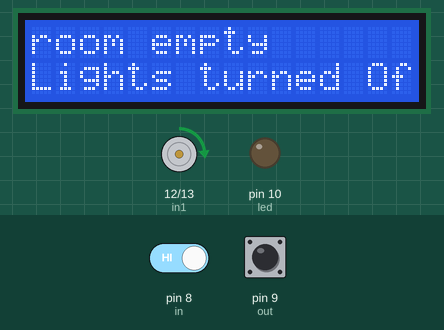
Simulated run of this sketch. Board: Arduino Uno, built with avr-gcc and run on an emulated ATmega328P. Parts: 16×2 character LCD, motor-driver pin pairs drawn as motors (green arrow = first pin HIGH = forward, orange = second pin HIGH = backward, longer = more drive, scaled by the enable pin), output pins drawn as LEDs (lit = HIGH). The inputs (shaded band) are chosen by the test bench; at power-on: pin 8 (in) HIGH, pin 9 (out) HIGH.

Above: at 3.2 s.
3.3 s: pin 8 (in) driven LOW
At 4.0 s:
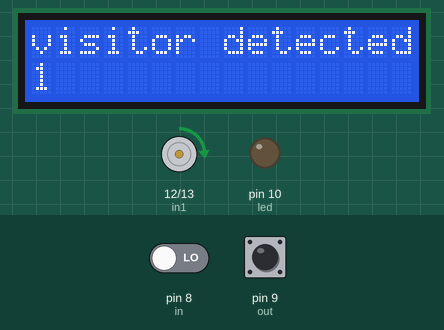
At 5.3 s:
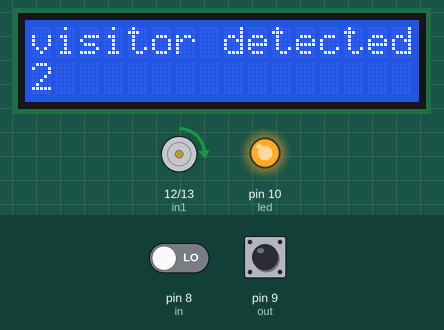
Timing chart, 0 to 6.8 s (numbered marks = the images above; inputs shaded):
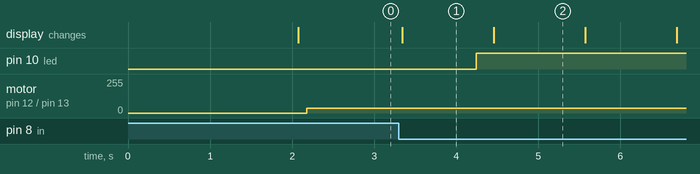

The sketch:

visitor_counter.ino
```cpp
#include<LiquidCrystal.h>
LiquidCrystal lcd(2,3,4,5,6,7);

#define in 8
#define out 9
#define led 10
int in1=12;
int in2=13;
int en_A=11;
int count=0;

void setup()
{

  lcd.begin(16,2);
  lcd.print("COUNT");
  delay(2000);
  pinMode(in, INPUT);
  pinMode(out, INPUT);
  pinMode(led, OUTPUT);
  lcd.clear();
  lcd.print("visitor deteced:");
  lcd.setCursor(0,1);
  lcd.print(count);
   pinMode(12,OUTPUT);
   pinMode(13,OUTPUT);
   pinMode(11,OUTPUT);
}

void loop()
{

  int in_value = digitalRead(in);
  int out_value = digitalRead(out);
  if(in_value == LOW)
  {
    count++;
    lcd.clear();
    lcd.print("visitor detected:");
    lcd.setCursor(0,1);
    lcd.print(count);
    delay(900);
  }

  if(out_value == LOW)
  {
    count--;
    lcd.clear();
    lcd.print("visitor detected:");
    lcd.setCursor(0,1);
    lcd.print(count);
    delay(900);
  }

  if(count==0)
  {
    lcd.clear();
    digitalWrite(led, LOW);
    lcd.clear();
    lcd.print("room empty");
    lcd.setCursor(0,1);
    lcd.print("Lights turned Off");
    delay(100);
  }

  else
  {
    digitalWrite(led, HIGH);
  }
  {
 digitalWrite(in1,HIGH);
   digitalWrite(in2,LOW);
   analogWrite(en_A,34);
   delay(210);
  }

}
```

Measured:
- after the input at 3.3 s, pin 10 (led): LOW → HIGH after 0.95 s; the display: changes after 0.05 s (image 1)
- what the display in image 1 shows lasts 1.2 s, from 3.3 s to 4.5 s
